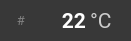
     <widget class="QFrame" name="frame_8">
      <property name="geometry">
       <rect>
        <x>330</x>
        <y>750</y>
        <width>131</width>
        <height>41</height>
       </rect>
      </property>
      <property name="minimumSize">
       <size>
        <width>131</width>
        <height>41</height>
       </size>
      </property>
      <property name="maximumSize">
       <size>
        <width>131</width>
        <height>41</height>
       </size>
      </property>
      <property name="styleSheet">
       <string notr="true">background-color: #383838;
border-radius: 20px;</string>
      </property>
      <property name="frameShape">
       <enum>QFrame::StyledPanel</enum>
      </property>
      <property name="frameShadow">
       <enum>QFrame::Raised</enum>
      </property>
      <widget class="QLabel" name="stat_temp">
       <property name="geometry">
        <rect>
         <x>35</x>
         <y>0</y>
         <width>51</width>
         <height>41</height>
        </rect>
       </property>
       <property name="minimumSize">
        <size>
         <width>51</width>
         <height>41</height>
        </size>
       </property>
       <property name="maximumSize">
        <size>
         <width>51</width>
         <height>41</height>
        </size>
       </property>
       <property name="palette">
        <palette>
         <active>
          <colorrole role="WindowText">
           <brush brushstyle="SolidPattern">
            <color alpha="255">
             <red>255</red>
             <green>255</green>
             <blue>255</blue>
            </color>
           </brush>
          </colorrole>
          <colorrole role="Button">
           <brush brushstyle="SolidPattern">
            <color alpha="255">
             <red>56</red>
             <green>56</green>
             <blue>56</blue>
            </color>
           </brush>
          </colorrole>
          <colorrole role="Text">
           <brush brushstyle="SolidPattern">
            <color alpha="255">
             <red>255</red>
             <green>255</green>
             <blue>255</blue>
            </color>
           </brush>
          </colorrole>
          <colorrole role="ButtonText">
           <brush brushstyle="SolidPattern">
            <color alpha="255">
             <red>255</red>
             <green>255</green>
             <blue>255</blue>
            </color>
           </brush>
          </colorrole>
          <colorrole role="Base">
           <brush brushstyle="SolidPattern">
            <color alpha="255">
             <red>56</red>
             <green>56</green>
             <blue>56</blue>
            </color>
           </brush>
          </colorrole>
          <colorrole role="Window">
           <brush brushstyle="SolidPattern">
            <color alpha="255">
             <red>56</red>
             <green>56</green>
             <blue>56</blue>
            </color>
           </brush>
          </colorrole>
         </active>
         <inactive>
          <colorrole role="WindowText">
           <brush brushstyle="SolidPattern">
            <color alpha="255">
             <red>255</red>
             <green>255</green>
             <blue>255</blue>
            </color>
           </brush>
          </colorrole>
          <colorrole role="Button">
           <brush brushstyle="SolidPattern">
            <color alpha="255">
             <red>56</red>
             <green>56</green>
             <blue>56</blue>
            </color>
           </brush>
          </colorrole>
          <colorrole role="Text">
           <brush brushstyle="SolidPattern">
            <color alpha="255">
             <red>255</red>
             <green>255</green>
             <blue>255</blue>
            </color>
           </brush>
          </colorrole>
          <colorrole role="ButtonText">
           <brush brushstyle="SolidPattern">
            <color alpha="255">
             <red>255</red>
             <green>255</green>
             <blue>255</blue>
            </color>
           </brush>
          </colorrole>
          <colorrole role="Base">
           <brush brushstyle="SolidPattern">
            <color alpha="255">
             <red>56</red>
             <green>56</green>
             <blue>56</blue>
            </color>
           </brush>
          </colorrole>
          <colorrole role="Window">
           <brush brushstyle="SolidPattern">
            <color alpha="255">
             <red>56</red>
             <green>56</green>
             <blue>56</blue>
            </color>
           </brush>
          </colorrole>
         </inactive>
         <disabled>
          <colorrole role="WindowText">
           <brush brushstyle="SolidPattern">
            <color alpha="255">
             <red>255</red>
             <green>255</green>
             <blue>255</blue>
            </color>
           </brush>
          </colorrole>
          <colorrole role="Button">
           <brush brushstyle="SolidPattern">
            <color alpha="255">
             <red>56</red>
             <green>56</green>
             <blue>56</blue>
            </color>
           </brush>
          </colorrole>
          <colorrole role="Text">
           <brush brushstyle="SolidPattern">
            <color alpha="255">
             <red>255</red>
             <green>255</green>
             <blue>255</blue>
            </color>
           </brush>
          </colorrole>
          <colorrole role="ButtonText">
           <brush brushstyle="SolidPattern">
            <color alpha="255">
             <red>255</red>
             <green>255</green>
             <blue>255</blue>
            </color>
           </brush>
          </colorrole>
          <colorrole role="Base">
           <brush brushstyle="SolidPattern">
            <color alpha="255">
             <red>56</red>
             <green>56</green>
             <blue>56</blue>
            </color>
           </brush>
          </colorrole>
          <colorrole role="Window">
           <brush brushstyle="SolidPattern">
            <color alpha="255">
             <red>56</red>
             <green>56</green>
             <blue>56</blue>
            </color>
           </brush>
          </colorrole>
         </disabled>
        </palette>
       </property>
       <property name="font">
        <font>
         <family>Roboto</family>
         <pointsize>16</pointsize>
         <weight>75</weight>
         <bold>true</bold>
        </font>
       </property>
       <property name="styleSheet">
        <string notr="true">color: rgb(255, 255, 255);</string>
       </property>
       <property name="text">
        <string>22</string>
       </property>
       <property name="alignment">
        <set>Qt::AlignRight|Qt::AlignTrailing|Qt::AlignVCenter</set>
       </property>
      </widget>
      <widget class="QLabel" name="stat_temp_icon">
       <property name="geometry">
        <rect>
         <x>10</x>
         <y>0</y>
         <width>25</width>
         <height>41</height>
        </rect>
       </property>
       <property name="minimumSize">
        <size>
         <width>25</width>
         <height>41</height>
        </size>
       </property>
       <property name="maximumSize">
        <size>
         <width>25</width>
         <height>41</height>
        </size>
       </property>
       <property name="palette">
        <palette>
         <active>
          <colorrole role="WindowText">
           <brush brushstyle="SolidPattern">
            <color alpha="255">
             <red>130</red>
             <green>130</green>
             <blue>130</blue>
            </color>
           </brush>
          </colorrole>
          <colorrole role="Button">
           <brush brushstyle="SolidPattern">
            <color alpha="0">
             <red>0</red>
             <green>0</green>
             <blue>0</blue>
            </color>
           </brush>
          </colorrole>
          <colorrole role="Text">
           <brush brushstyle="SolidPattern">
            <color alpha="255">
             <red>130</red>
             <green>130</green>
             <blue>130</blue>
            </color>
           </brush>
          </colorrole>
          <colorrole role="ButtonText">
           <brush brushstyle="SolidPattern">
            <color alpha="255">
             <red>130</red>
             <green>130</green>
             <blue>130</blue>
            </color>
           </brush>
          </colorrole>
          <colorrole role="Base">
           <brush brushstyle="SolidPattern">
            <color alpha="0">
             <red>0</red>
             <green>0</green>
             <blue>0</blue>
            </color>
           </brush>
          </colorrole>
          <colorrole role="Window">
           <brush brushstyle="SolidPattern">
            <color alpha="0">
             <red>0</red>
             <green>0</green>
             <blue>0</blue>
            </color>
           </brush>
          </colorrole>
         </active>
         <inactive>
          <colorrole role="WindowText">
           <brush brushstyle="SolidPattern">
            <color alpha="255">
             <red>130</red>
             <green>130</green>
             <blue>130</blue>
            </color>
           </brush>
          </colorrole>
          <colorrole role="Button">
           <brush brushstyle="SolidPattern">
            <color alpha="0">
             <red>0</red>
             <green>0</green>
             <blue>0</blue>
            </color>
           </brush>
          </colorrole>
          <colorrole role="Text">
           <brush brushstyle="SolidPattern">
            <color alpha="255">
             <red>130</red>
             <green>130</green>
             <blue>130</blue>
            </color>
           </brush>
          </colorrole>
          <colorrole role="ButtonText">
           <brush brushstyle="SolidPattern">
            <color alpha="255">
             <red>130</red>
             <green>130</green>
             <blue>130</blue>
            </color>
           </brush>
          </colorrole>
          <colorrole role="Base">
           <brush brushstyle="SolidPattern">
            <color alpha="0">
             <red>0</red>
             <green>0</green>
             <blue>0</blue>
            </color>
           </brush>
          </colorrole>
          <colorrole role="Window">
           <brush brushstyle="SolidPattern">
            <color alpha="0">
             <red>0</red>
             <green>0</green>
             <blue>0</blue>
            </color>
           </brush>
          </colorrole>
         </inactive>
         <disabled>
          <colorrole role="WindowText">
           <brush brushstyle="SolidPattern">
            <color alpha="255">
             <red>130</red>
             <green>130</green>
             <blue>130</blue>
            </color>
           </brush>
          </colorrole>
          <colorrole role="Button">
           <brush brushstyle="SolidPattern">
            <color alpha="0">
             <red>0</red>
             <green>0</green>
             <blue>0</blue>
            </color>
           </brush>
          </colorrole>
          <colorrole role="Text">
           <brush brushstyle="SolidPattern">
            <color alpha="255">
             <red>130</red>
             <green>130</green>
             <blue>130</blue>
            </color>
           </brush>
          </colorrole>
          <colorrole role="ButtonText">
           <brush brushstyle="SolidPattern">
            <color alpha="255">
             <red>130</red>
             <green>130</green>
             <blue>130</blue>
            </color>
           </brush>
          </colorrole>
          <colorrole role="Base">
           <brush brushstyle="SolidPattern">
            <color alpha="0">
             <red>0</red>
             <green>0</green>
             <blue>0</blue>
            </color>
           </brush>
          </colorrole>
          <colorrole role="Window">
           <brush brushstyle="SolidPattern">
            <color alpha="0">
             <red>0</red>
             <green>0</green>
             <blue>0</blue>
            </color>
           </brush>
          </colorrole>
         </disabled>
        </palette>
       </property>
       <property name="font">
        <font>
         <family>Roboto</family>
         <pointsize>10</pointsize>
        </font>
       </property>
       <property name="styleSheet">
        <string notr="true">color: rgb(130, 130, 130);
background-color: rgba(0, 0, 0, 0);</string>
       </property>
       <property name="text">
        <string># </string>
       </property>
       <property name="alignment">
        <set>Qt::AlignCenter</set>
       </property>
      </widget>
      <widget class="QLabel" name="stat_temp_unit">
       <property name="geometry">
        <rect>
         <x>90</x>
         <y>0</y>
         <width>25</width>
         <height>41</height>
        </rect>
       </property>
       <property name="minimumSize">
        <size>
         <width>0</width>
         <height>41</height>
        </size>
       </property>
       <property name="maximumSize">
        <size>
         <width>16777215</width>
         <height>41</height>
        </size>
       </property>
       <property name="palette">
        <palette>
         <active>
          <colorrole role="WindowText">
           <brush brushstyle="SolidPattern">
            <color alpha="255">
             <red>204</red>
             <green>204</green>
             <blue>204</blue>
            </color>
           </brush>
          </colorrole>
          <colorrole role="Button">
           <brush brushstyle="SolidPattern">
            <color alpha="255">
             <red>56</red>
             <green>56</green>
             <blue>56</blue>
            </color>
           </brush>
          </colorrole>
          <colorrole role="Text">
           <brush brushstyle="SolidPattern">
            <color alpha="255">
             <red>204</red>
             <green>204</green>
             <blue>204</blue>
            </color>
           </brush>
          </colorrole>
          <colorrole role="ButtonText">
           <brush brushstyle="SolidPattern">
            <color alpha="255">
             <red>204</red>
             <green>204</green>
             <blue>204</blue>
            </color>
           </brush>
          </colorrole>
          <colorrole role="Base">
           <brush brushstyle="SolidPattern">
            <color alpha="255">
             <red>56</red>
             <green>56</green>
             <blue>56</blue>
            </color>
           </brush>
          </colorrole>
          <colorrole role="Window">
           <brush brushstyle="SolidPattern">
            <color alpha="255">
             <red>56</red>
             <green>56</green>
             <blue>56</blue>
            </color>
           </brush>
          </colorrole>
         </active>
         <inactive>
          <colorrole role="WindowText">
           <brush brushstyle="SolidPattern">
            <color alpha="255">
             <red>204</red>
             <green>204</green>
             <blue>204</blue>
            </color>
           </brush>
          </colorrole>
          <colorrole role="Button">
           <brush brushstyle="SolidPattern">
            <color alpha="255">
             <red>56</red>
             <green>56</green>
             <blue>56</blue>
            </color>
           </brush>
          </colorrole>
          <colorrole role="Text">
           <brush brushstyle="SolidPattern">
            <color alpha="255">
             <red>204</red>
             <green>204</green>
             <blue>204</blue>
            </color>
           </brush>
          </colorrole>
          <colorrole role="ButtonText">
           <brush brushstyle="SolidPattern">
            <color alpha="255">
             <red>204</red>
             <green>204</green>
             <blue>204</blue>
            </color>
           </brush>
          </colorrole>
          <colorrole role="Base">
           <brush brushstyle="SolidPattern">
            <color alpha="255">
             <red>56</red>
             <green>56</green>
             <blue>56</blue>
            </color>
           </brush>
          </colorrole>
          <colorrole role="Window">
           <brush brushstyle="SolidPattern">
            <color alpha="255">
             <red>56</red>
             <green>56</green>
             <blue>56</blue>
            </color>
           </brush>
          </colorrole>
         </inactive>
         <disabled>
          <colorrole role="WindowText">
           <brush brushstyle="SolidPattern">
            <color alpha="255">
             <red>204</red>
             <green>204</green>
             <blue>204</blue>
            </color>
           </brush>
          </colorrole>
          <colorrole role="Button">
           <brush brushstyle="SolidPattern">
            <color alpha="255">
             <red>56</red>
             <green>56</green>
             <blue>56</blue>
            </color>
           </brush>
          </colorrole>
          <colorrole role="Text">
           <brush brushstyle="SolidPattern">
            <color alpha="255">
             <red>204</red>
             <green>204</green>
             <blue>204</blue>
            </color>
           </brush>
          </colorrole>
          <colorrole role="ButtonText">
           <brush brushstyle="SolidPattern">
            <color alpha="255">
             <red>204</red>
             <green>204</green>
             <blue>204</blue>
            </color>
           </brush>
          </colorrole>
          <colorrole role="Base">
           <brush brushstyle="SolidPattern">
            <color alpha="255">
             <red>56</red>
             <green>56</green>
             <blue>56</blue>
            </color>
           </brush>
          </colorrole>
          <colorrole role="Window">
           <brush brushstyle="SolidPattern">
            <color alpha="255">
             <red>56</red>
             <green>56</green>
             <blue>56</blue>
            </color>
           </brush>
          </colorrole>
         </disabled>
        </palette>
       </property>
       <property name="font">
        <font>
         <family>Roboto</family>
         <pointsize>16</pointsize>
        </font>
       </property>
       <property name="styleSheet">
        <string notr="true">color: #CCCCCC;</string>
       </property>
       <property name="text">
        <string>°C</string>
       </property>
       <property name="alignment">
        <set>Qt::AlignLeading|Qt::AlignLeft|Qt::AlignVCenter</set>
       </property>
      </widget>
     </widget>
